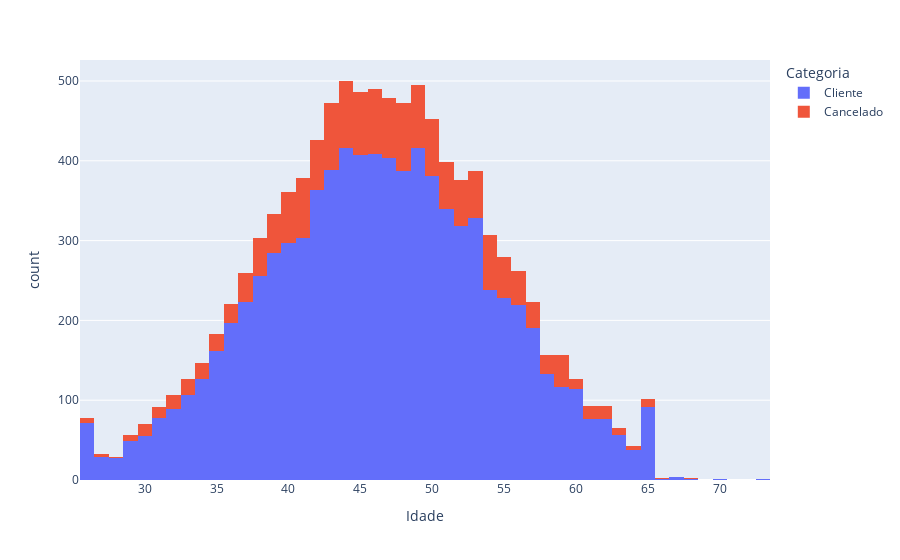

The code cell stored with this chart in its notebook:
### Markdown cell above
Construindo os Gráficos, trazendo as analizes
- Fazer comparação em colunas

### Code cell
#Passando informações para o Grafico - Grafico da Idadde e Categoria
#Tabela
#Eixo X
#Cor - Referece a comparação de filtro, aonde vou passar mais uma coluna
grafico = px.histogram(tabela, x="Idade", color="Categoria")
grafico.show() #Exibe o Gráfico

### Figure 1 — Plotly figure (JSON) as saved in the notebook; plotly's stock layout.template omitted (floating-point values rounded to 4 significant figures; data arrays with more than 128 entries replaced by an {"elided": "..."} marker saying what was removed)
{"data": [{"bingroup": "x", "hovertemplate": "Categoria=Cliente<br>Idade=%{x}<br>count=%{y}<extra></extra>", "legendgroup": "Cliente", "marker": {"color": "#636efa", "pattern": {"shape": ""}}, "name": "Cliente", "orientation": "v", "showlegend": true, "type": "histogram", "x": {"elided": "8499 int values"}, "xaxis": "x", "yaxis": "y"}, {"bingroup": "x", "hovertemplate": "Categoria=Cancelado<br>Idade=%{x}<br>count=%{y}<extra></extra>", "legendgroup": "Cancelado", "marker": {"color": "#EF553B", "pattern": {"shape": ""}}, "name": "Cancelado", "orientation": "v", "showlegend": true, "type": "histogram", "x": {"elided": "1627 int values"}, "xaxis": "x", "yaxis": "y"}], "layout": {"barmode": "relative", "legend": {"title": {"text": "Categoria"}, "tracegroupgap": 0}, "margin": {"t": 60}, "xaxis": {"anchor": "y", "domain": [0, 1], "title": {"text": "Idade"}}, "yaxis": {"anchor": "x", "domain": [0, 1], "title": {"text": "count"}}}}
